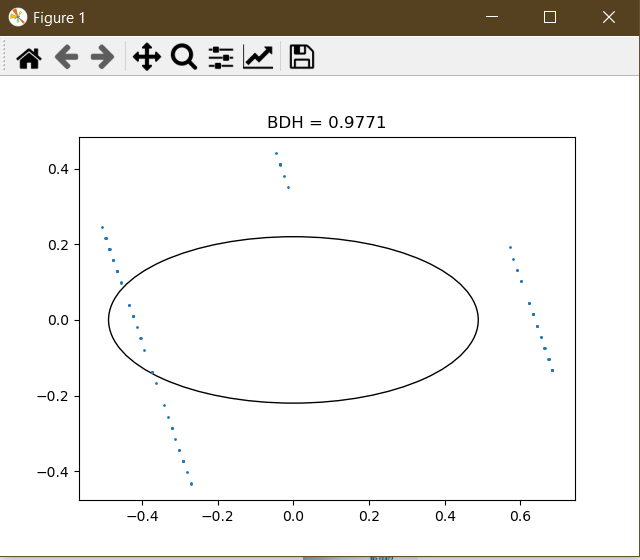

Write Python code to recreate this figure.
import numpy as np
from sklearn.decomposition import PCA
from sklearn.metrics import mean_squared_error
from scipy.spatial import distance
import matplotlib.pyplot as plt
from matplotlib.patches import Ellipse


# Dosyadan verileri okuma
data = np.genfromtxt('tree.txt', delimiter=',')

# Verilerin ilk üç sütununu seçme
points = data[:, :3]

# Z koordinatı 173.49424744 ile 173.59855652 arasındaki noktaları seçme
z_filtered_points = points[(points[:, 2] > 173.49424744) & (points[:, 2] < 173.59855652)]

# PCA ile boyut indirgeme
pca = PCA(n_components=2)
reduced_points = pca.fit_transform(z_filtered_points)

# Elipsin merkezini bulma
center = np.mean(reduced_points, axis=0)

# Elipsin boyutlarını ve açısını bulma
cov_matrix = np.cov(reduced_points, rowvar=False)
eigenvalues, eigenvectors = np.linalg.eig(cov_matrix)
width = 2 * np.sqrt(eigenvalues[0])
height = 2 * np.sqrt(eigenvalues[1])
angle = np.degrees(np.arctan2(*eigenvectors[:, 0][::-1]))

# Elipsi çizdirme
ellipse = Ellipse(xy=center, width=width, height=height, angle=angle, fill=False)
fig, ax = plt.subplots()
ax.set_aspect('equal')
ax.add_artist(ellipse)

# Verileri çizdirme
ax.scatter(reduced_points[:, 0], reduced_points[:, 1], s=1)

# BDH hesaplama ve çıktı alma
bdh = width
ax.set_title('BDH = {:.4f}'.format(bdh))
print("Breast Diameter Height (BDH):", bdh)

# Grafikleri gösterme
plt.show()
